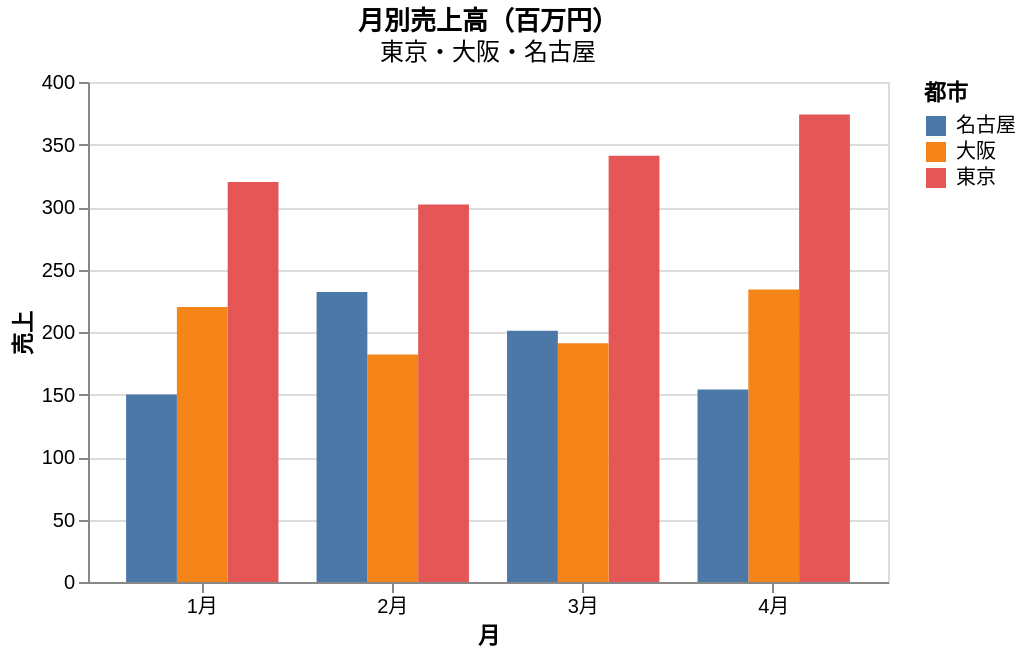

Vega-Lite specification for this chart:
### Vega-Lite specification from a JSON file in a GitHub repository (floating-point values rounded to 4 significant figures)
{"title": {"text": "月別売上高（百万円）", "subtitle": "東京・大阪・名古屋"}, "width": 400, "height": 250, "data": {"values": [{"月": "1月", "都市": "東京", "売上": 320}, {"月": "1月", "都市": "大阪", "売上": 220}, {"月": "1月", "都市": "名古屋", "売上": 150}, {"月": "2月", "都市": "東京", "売上": 302}, {"月": "2月", "都市": "大阪", "売上": 182}, {"月": "2月", "都市": "名古屋", "売上": 232}, {"月": "3月", "都市": "東京", "売上": 341}, {"月": "3月", "都市": "大阪", "売上": 191}, {"月": "3月", "都市": "名古屋", "売上": 201}, {"月": "4月", "都市": "東京", "売上": 374}, {"月": "4月", "都市": "大阪", "売上": 234}, {"月": "4月", "都市": "名古屋", "売上": 154}]}, "mark": "bar", "encoding": {"x": {"field": "月", "type": "nominal", "title": "月", "axis": {"labelAngle": 0}}, "xOffset": {"field": "都市"}, "y": {"field": "売上", "type": "quantitative", "title": "売上"}, "color": {"field": "都市", "type": "nominal", "title": "都市"}}}
